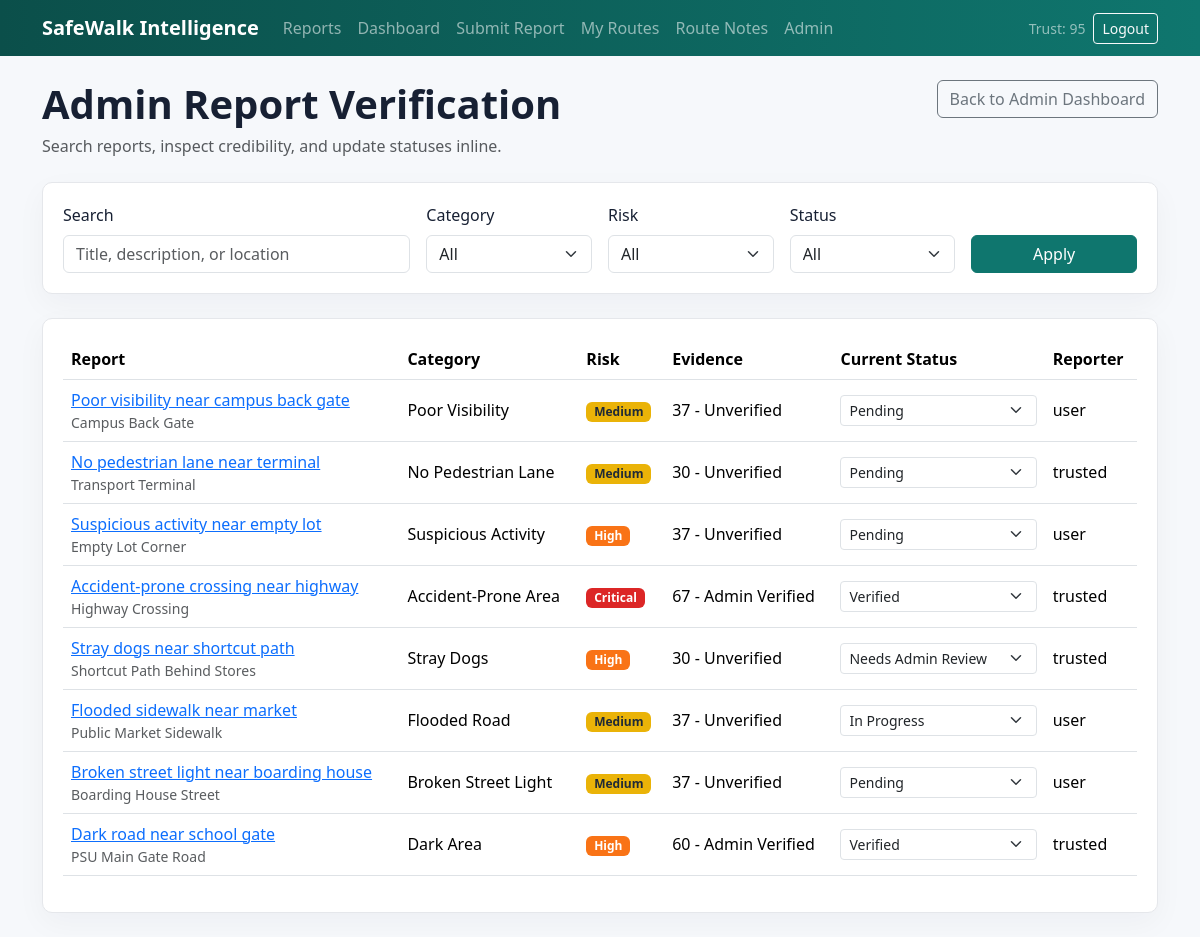
/admin-dashboard/reports/ (signed in), run on the app's committed database.
### accounts/models.py (models this page shows, shortened)
class UserProfile(models.Model):
    ROLE_USER = "user"
    ROLE_TRUSTED = "trusted_reporter"
    ROLE_ADMIN = "admin"
    ROLE_CHOICES = [
        (ROLE_USER, "Regular User"),
        (ROLE_TRUSTED, "Trusted Reporter"),
        (ROLE_ADMIN, "Admin"),
    ]
    user = models.OneToOneField(
        settings.AUTH_USER_MODEL,
        on_delete=models.CASCADE,
        related_name="profile",
    )
    role = models.CharField(max_length=32, choices=ROLE_CHOICES, default=ROLE_USER)
    trust_score = models.PositiveIntegerField(
        default=50,
        validators=[MinValueValidator(0), MaxValueValidator(100)],
    )
    created_at = models.DateTimeField(auto_now_add=True)
    updated_at = models.DateTimeField(auto_now=True)
    class Meta:
        ordering = ["-trust_score", "user__username"]

### reports/models.py (models this page shows, shortened)
class SafetyReport(models.Model):
    class Category(models.TextChoices):
        DARK_AREA = "dark_area", "Dark Area"
        BROKEN_STREET_LIGHT = "broken_street_light", "Broken Street Light"
        FLOODED_ROAD = "flooded_road", "Flooded Road"
        STRAY_DOGS = "stray_dogs", "Stray Dogs"
        ACCIDENT_PRONE = "accident_prone_area", "Accident-Prone Area"
        SUSPICIOUS_ACTIVITY = "suspicious_activity", "Suspicious Activity"
        BROKEN_SIDEWALK = "broken_sidewalk", "Broken Sidewalk"
        UNSAFE_SHORTCUT = "unsafe_shortcut", "Unsafe Shortcut"
        HARASSMENT_CONCERN = "harassment_concern", "Harassment Concern"
        POOR_VISIBILITY = "poor_visibility", "Poor Visibility"
        NO_PEDESTRIAN_LANE = "no_pedestrian_lane", "No Pedestrian Lane"
        OTHER = "other", "Other"
    class RiskLevel(models.TextChoices):
        LOW = "low", "Low"
        MEDIUM = "medium", "Medium"
        HIGH = "high", "High"
        CRITICAL = "critical", "Critical"
    class Status(models.TextChoices):
        PENDING = "pending", "Pending"
        VERIFIED = "verified", "Verified"
        IN_PROGRESS = "in_progress", "In Progress"
        RESOLVED = "resolved", "Resolved"
        REJECTED = "rejected", "Rejected"
        NEEDS_REVIEW = "needs_admin_review", "Needs Admin Review"
    class LightingCondition(models.TextChoices):
        BRIGHT = "bright", "Bright"
        MODERATE = "moderate", "Moderate"
        DIM = "dim", "Dim"
        NO_LIGHT = "no_light", "No Light"
    class CrowdLevel(models.TextChoices):
        CROWDED = "crowded", "Crowded"
        MODERATE = "moderate", "Moderate"
        FEW = "few_people", "Few People"
        EMPTY = "empty", "Empty"
    class DayType(models.TextChoices):
        WEEKDAY = "weekday", "Weekday"
        WEEKEND = "weekend", "Weekend"
    class VisibilityLevel(models.TextChoices):
        PUBLIC = "public", "Public"
        ANONYMOUS_PUBLIC = "anonymous_public", "Anonymous Public"
        ADMIN_ONLY = "admin_only", "Admin Only"
    class CredibilityLabel(models.TextChoices):
        UNVERIFIED = "unverified", "Unverified"
        COMMUNITY_SUPPORTED = "community_supported", "Community Supported"
        STRONG_EVIDENCE = "strong_evidence", "Strong Evidence"
        ADMIN_VERIFIED = "admin_verified", "Admin Verified"
    user = models.ForeignKey(
        settings.AUTH_USER_MODEL,
        on_delete=models.SET_NULL,
        null=True,
        blank=True,
        related_name="safety_reports",
    )
    title = models.CharField(max_length=120)
    category = models.CharField(max_length=40, choices=Category.choices)
    description = models.TextField(max_length=2000)
    location_name = models.CharField(max_length=160)
    latitude = models.DecimalField(
        max_digits=9,
        decimal_places=6,
        validators=[MinValueValidator(Decimal("-90")), MaxValueValidator(Decimal("90"))],
    )
    longitude = models.DecimalField(
        max_digits=9,
        decimal_places=6,
        validators=[MinValueValidator(Decimal("-180")), MaxValueValidator(Decimal("180"))],
    )
    risk_level = models.CharField(max_length=20, choices=RiskLevel.choices)
    status = models.CharField(max_length=32, choices=Status.choices, default=Status.PENDING)
    time_observed = models.TimeField(default=current_local_time)
    day_type = models.CharField(max_length=16, choices=DayType.choices, default=DayType.WEEKDAY)
    lighting_condition = models.CharField(
        max_length=20,
        choices=LightingCondition.choices,
        default=LightingCondition.MODERATE,
    )
    crowd_level = models.CharField(max_length=20, choices=CrowdLevel.choices, default=CrowdLevel.MODERATE)
    is_anonymous = models.BooleanField(default=False)
    visibility_level = models.CharField(
        max_length=24,
        choices=VisibilityLevel.choices,
        default=VisibilityLevel.PUBLIC,
    )
    photo = models.ImageField(upload_to="report_photos/", blank=True, null=True)
    safety_score = models.PositiveSmallIntegerField(
        default=70,
        validators=[MinValueValidator(0), MaxValueValidator(100)],
    )
    evidence_score = models.PositiveSmallIntegerField(
        default=0,
        validators=[MinValueValidator(0), MaxValueValidator(100)],
    )
    credibility_label = models.CharField(
        max_length=32,
        choices=CredibilityLabel.choices,
        default=CredibilityLabel.UNVERIFIED,
    )
    created_at = models.DateTimeField(auto_now_add=True)
    updated_at = models.DateTimeField(auto_now=True)
    class Meta:
        ordering = ["-created_at"]
        indexes = [
            models.Index(fields=["location_name"]),
            models.Index(fields=["category", "risk_level"]),
            models.Index(fields=["status"]),
        ]

### dashboard/views.py (the view)
# urls.py: path("admin-dashboard/reports/", dashboard_views.admin_reports_page, name="admin_reports_page"),
@user_passes_test(admin_required, login_url="login")
@ensure_csrf_cookie
def admin_reports_page(request):
    reports = SafetyReport.objects.select_related("user", "user__profile").prefetch_related("confirmations")
    query = request.GET.get("q", "").strip()
    category = request.GET.get("category", "")
    risk_level = request.GET.get("risk_level", "")
    status_value = request.GET.get("status", "")
    if query:
        reports = reports.filter(Q(title__icontains=query) | Q(description__icontains=query) | Q(location_name__icontains=query))
    if category:
        reports = reports.filter(category=category)
    if risk_level:
        reports = reports.filter(risk_level=risk_level)
    if status_value:
        reports = reports.filter(status=status_value)
    return render(
        request,
        "dashboard/admin_reports.html",
        {
            "reports": reports,
            "status_choices": SafetyReport.Status.choices,
            "category_choices": SafetyReport.Category.choices,
            "risk_choices": SafetyReport.RiskLevel.choices,
            "filters": {"q": query, "category": category, "risk_level": risk_level, "status": status_value},
        },
    )

### accounts/permissions.py (called while the page is built)
def user_is_admin(user):
    if not user or not user.is_authenticated:
        return False
    return user.is_staff or user.is_superuser or getattr(getattr(user, "profile", None), "is_admin_role", False)

### dashboard/views.py (called while the page is built)
def admin_required(user):
    return user_is_admin(user)

### templates/dashboard/admin_reports.html (shortened to what this page needs)
{% extends "base.html" %}
{% block content %}
<div class="d-flex justify-content-between align-items-start flex-wrap gap-3 mb-4">
    <div>
        <h1 class="page-title">Admin Report Verification</h1>
        <p class="text-muted mb-0">Search reports, inspect credibility, and update statuses inline.</p>
    </div>
    <a class="btn btn-outline-secondary" href="{% url 'admin_dashboard' %}">Back to Admin Dashboard</a>
</div>
<form class="section-panel mb-4" method="get">
    <div class="row g-3 align-items-end">
        <div class="col-md-4">
            <label class="form-label">Search</label>
            <input class="form-control" name="q" value="{{ filters.q }}" placeholder="Title, description, or location">
        </div>
        <div class="col-md-2">
            <label class="form-label">Category</label>
            <select class="form-select" name="category">
                <option value="">All</option>
            </select>
        </div>
        <div class="col-md-2">
            <label class="form-label">Risk</label>
            <select class="form-select" name="risk_level">
                <option value="">All</option>
            </select>
        </div>
        <div class="col-md-2">
            <label class="form-label">Status</label>
            <select class="form-select" name="status">
                <option value="">All</option>
            </select>
        </div>
        <div class="col-md-2">
            <button class="btn btn-safewalk w-100">Apply</button>
        </div>
    </div>
</form>
<div class="section-panel">
    <div class="table-responsive">
        <table class="table align-middle">
            <thead>
            <tr>
                <th>Report</th>
                <th>Category</th>
                <th>Risk</th>
                <th>Evidence</th>
                <th>Current Status</th>
                <th>Reporter</th>
            </tr>
            </thead>
            <tbody>
            {% for report in reports %}
                <tr>
                    <td><a href="{% url 'report_detail' report.pk %}">{{ report.title }}</a><div class="small text-muted">{{ report.location_name }}</div></td>
                    <td>{{ report.get_category_display }}</td>
                    <td><span class="badge risk-{{ report.risk_level }}">{{ report.get_risk_level_display }}</span></td>
                    <td><span data-score-cell="{{ report.id }}">{{ report.evidence_score }}</span> - <span data-credibility-cell="{{ report.id }}">{{ report.get_credibility_label_display }}</span></td>
                    <td>
                        <select class="form-select form-select-sm admin-status-select" data-report-id="{{ report.id }}">
                            {% for value, label in status_choices %}
                                <option value="{{ value }}" {% if report.status == value %}selected{% endif %}>{{ label }}</option>
                            {% endfor %}
                        </select>
                    </td>
                    <td>{% if report.user %}{{ report.user.username }}{% else %}Unknown{% endif %}</td>
                </tr>
            {% empty %}
                <tr><td colspan="6" class="text-muted">No matching reports.</td></tr>
            {% endfor %}
            </tbody>
        </table>
    </div>
</div>
{% endblock %}

### templates/base.html (shortened to what this page needs)
{% load static %}
<!doctype html>
<html lang="en">
<head>
    <link href="https://cdn.jsdelivr.net/npm/bootstrap@5.3.3/dist/css/bootstrap.min.css" rel="stylesheet">
    <link rel="stylesheet" href="https://cdn.jsdelivr.net/npm/bootstrap-icons@1.11.3/font/bootstrap-icons.min.css">
    <link rel="stylesheet" href="https://unpkg.com/leaflet/dist/leaflet.css">
    <link rel="stylesheet" href="{% static 'css/style.css' %}?v=20260522-weather-dashboard">
</head>
<body class="{% block body_class %}{% endblock %}">
{% block site_nav %}
<nav class="navbar navbar-expand-lg navbar-dark bg-safewalk sticky-top">
    <div class="container">
        <a class="navbar-brand fw-bold" href="{% url 'home' %}">SafeWalk Intelligence</a>
        <div class="collapse navbar-collapse" id="mainNav">
            <ul class="navbar-nav me-auto mb-2 mb-lg-0">
                <li class="nav-item"><a class="nav-link" href="{% url 'report_list' %}">Reports</a></li>
                {% if user.is_authenticated %}
                    <li class="nav-item"><a class="nav-link" href="{% url 'dashboard' %}">Dashboard</a></li>
                    <li class="nav-item"><a class="nav-link" href="{% url 'report_create' %}">Submit Report</a></li>
                    <li class="nav-item"><a class="nav-link" href="{% url 'my_routes' %}">My Routes</a></li>
                    <li class="nav-item"><a class="nav-link" href="{% url 'route_notes' %}">Route Notes</a></li>
                    {% if user.is_staff or user.profile.is_admin_role %}
                        <li class="nav-item"><a class="nav-link" href="{% url 'admin_dashboard' %}">Admin</a></li>
                    {% endif %}
                {% endif %}
            </ul>
            <div class="d-flex align-items-center gap-2">
                {% if user.is_authenticated %}
                    <span class="navbar-text small">Trust: {{ user.profile.trust_score }}</span>
                    <a class="btn btn-outline-light btn-sm" href="{% url 'logout' %}">Logout</a>
                {% else %}
                    <a class="btn btn-outline-light btn-sm" href="{% url 'login' %}">Login</a>
                    <a class="btn btn-light btn-sm" href="{% url 'signup' %}">Sign Up</a>
                {% endif %}
            </div>
        </div>
    </div>
</nav>
{% endblock %}
<main class="page-shell {% block main_class %}{% endblock %}">
    <div class="{% block content_container_class %}container py-4{% endblock %}">
        {% block content %}{% endblock %}
    </div>
</main>
</body>
</html>

### data on the page
SafetyReport: title "Poor visibility near campus back gate", location_name "Campus Back Gate", category "Poor Visibility", risk_level "Medium", evidence_score "37", credibility_label "Unverified", status+id "Pending", user.username "user"
SafetyReport: title "No pedestrian lane near terminal", location_name "Transport Terminal", category "No Pedestrian Lane", risk_level "Medium", evidence_score "30", credibility_label "Unverified", status+id "Pending", user.username "trusted"
SafetyReport: title "Suspicious activity near empty lot", location_name "Empty Lot Corner", category "Suspicious Activity", risk_level "High", evidence_score "37", credibility_label "Unverified", status+id "Pending", user.username "user"
SafetyReport: title "Accident-prone crossing near highway", location_name "Highway Crossing", category "Accident-Prone Area", risk_level "Critical", evidence_score "67", credibility_label "Admin Verified", status+id "Verified", user.username "trusted"
SafetyReport: title "Stray dogs near shortcut path", location_name "Shortcut Path Behind Stores", category "Stray Dogs", risk_level "High", evidence_score "30", credibility_label "Unverified", status+id "Needs Admin Review", user.username "trusted"
SafetyReport: title "Flooded sidewalk near market", location_name "Public Market Sidewalk", category "Flooded Road", risk_level "Medium", evidence_score "37", credibility_label "Unverified", status+id "In Progress", user.username "user"
SafetyReport: title "Broken street light near boarding house", location_name "Boarding House Street", category "Broken Street Light", risk_level "Medium", evidence_score "37", credibility_label "Unverified", status+id "Pending", user.username "user"
SafetyReport: title "Dark road near school gate", location_name "PSU Main Gate Road", category "Dark Area", risk_level "High", evidence_score "60", credibility_label "Admin Verified", status+id "Verified", user.username "trusted"

### other printed values
{{ user.profile.trust_score }} "95"
